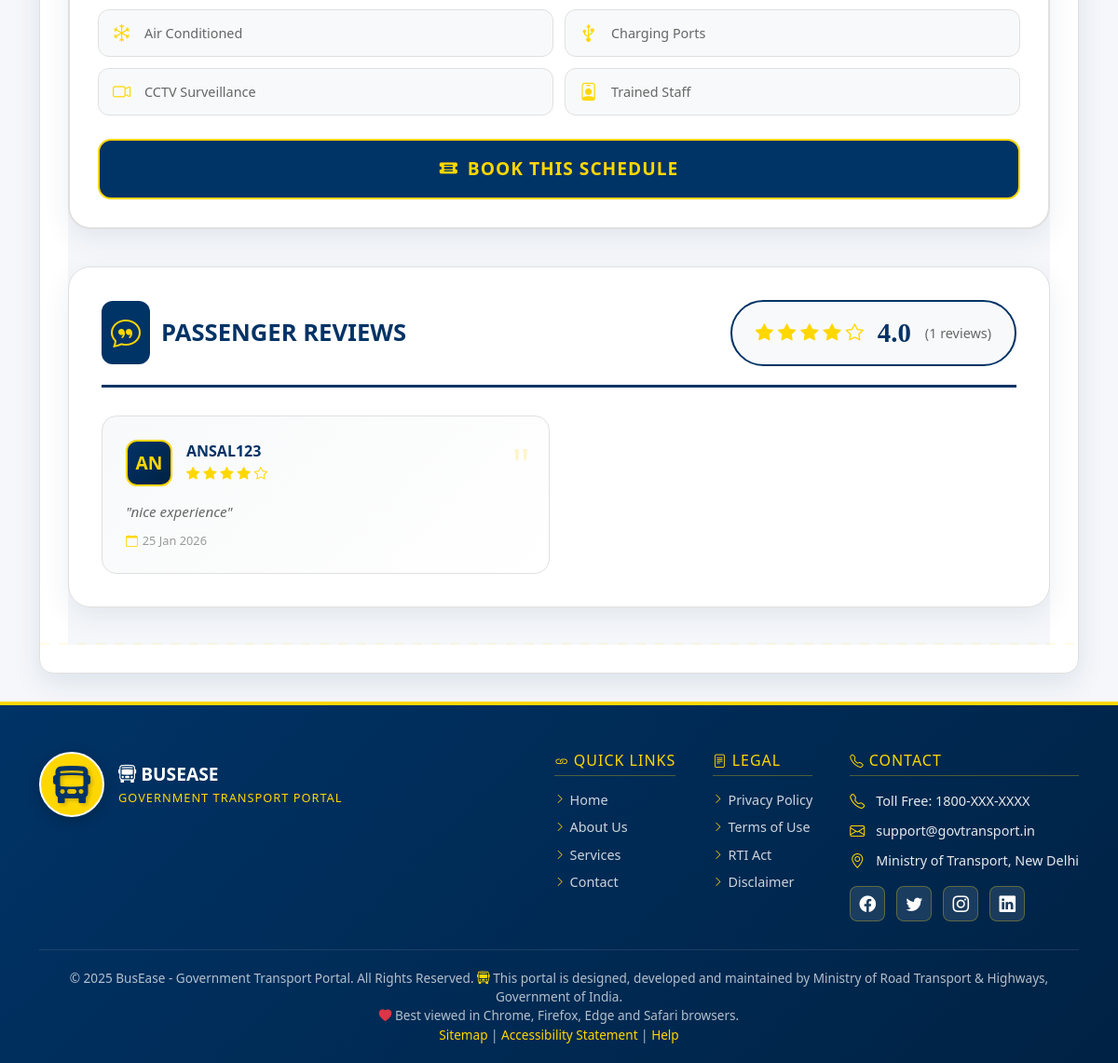
/traveller/bus/16/schedules/ (signed in, lower part), run on an earlier commit of the app's database.
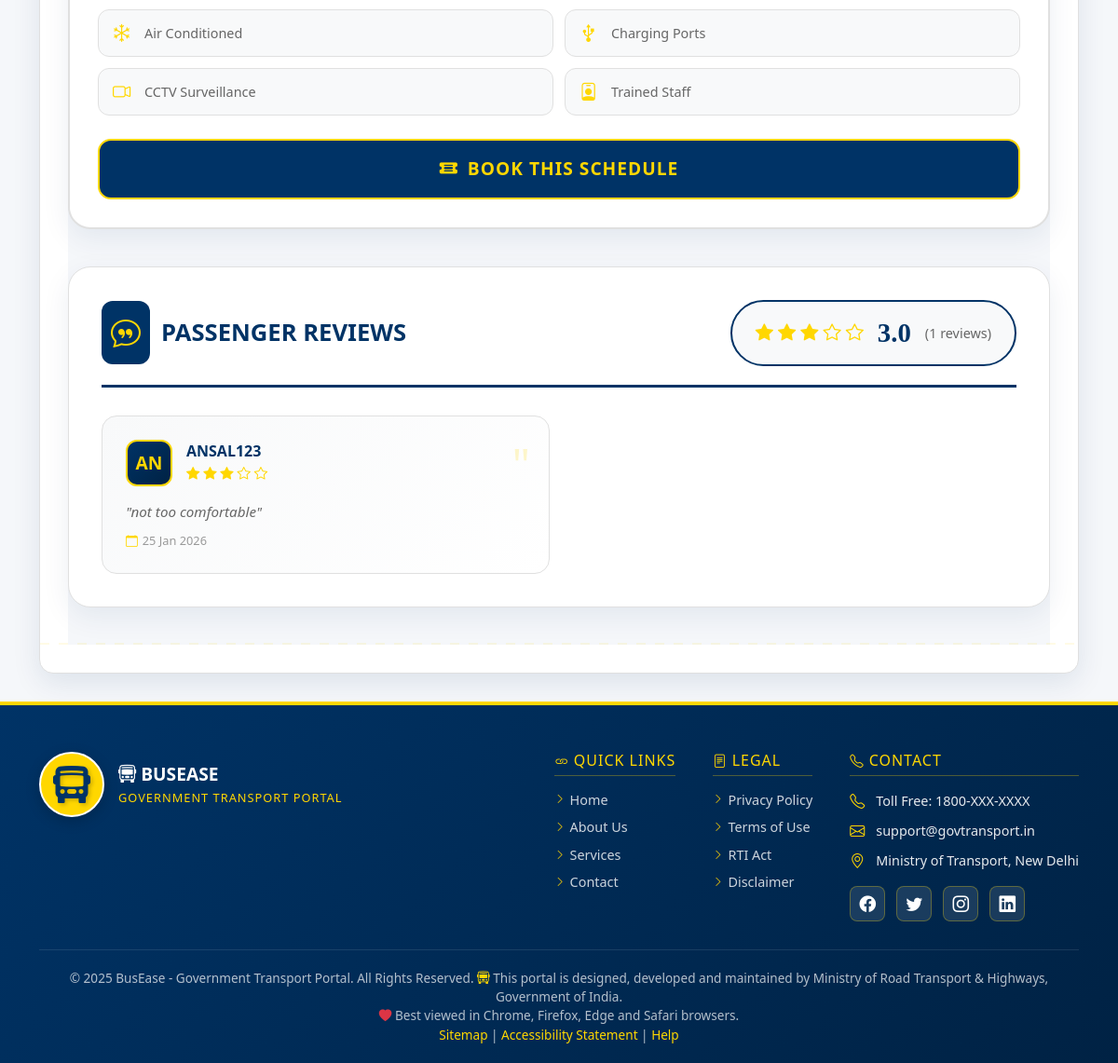
And on a later commit of the database.
### reviews/models.py (models this page shows, shortened)
class BusReview(models.Model):
    bus = models.ForeignKey(Bus, on_delete=models.CASCADE, related_name="reviews")
    traveller = models.ForeignKey(User, on_delete=models.CASCADE)
    rating = models.PositiveSmallIntegerField()
    comment = models.TextField()
    created_at = models.DateTimeField(auto_now_add=True)

### main/models.py (models this page shows, shortened)
class User(AbstractUser):
    ROLE_CHOICES = [
        ('admin', 'RTO Admin'),
        ('owner', 'Bus Owner'),
        ('traveller', 'Traveller'),
        ('conductor', 'Bus Conductor'),  # Add this line
    ]
    role = models.CharField(max_length=20, choices=ROLE_CHOICES, default='traveller')
    email = models.EmailField(blank=True, null=True)
    USERNAME_FIELD = 'username'
    REQUIRED_FIELDS = ['email']
    objects = UserManager()

### traveller/views.py (the view)
# urls.py: path('bus/<int:bus_id>/schedules/', views.view_schedules, name='view_schedules'),
@login_required
def view_schedules(request, bus_id):
    bus = get_object_or_404(Bus, id=bus_id, approved=True)
    schedules = BusSchedule.objects.filter(bus=bus)
    if not schedules.exists():
        messages.warning(request, "No schedules found for this bus.")
        return redirect("traveller_dashboard")
    reviews = BusReview.objects.filter(bus=bus).select_related("traveller")
    avg_rating = reviews.aggregate(Avg("rating"))["rating__avg"]
    return render(request, "traveller/view_schedules.html", {
        "bus": bus,
        "schedules": schedules,
        "reviews": reviews,
        "avg_rating": avg_rating,
    })

### traveller/templates/traveller/view_schedules.html (shortened to what this page needs)
{% extends 'base.html' %}
{% block content %}
<div class="gov-schedules-page">
  {% if schedules %}
    <div class="gov-schedules-grid">
      {% for schedule in schedules %}
        <div class="gov-schedule-card">
          <div class="gov-card-body">
            <div class="gov-features-grid">
              <div class="gov-feature-chip">
                <i class="bi bi-snow"></i>
                <span class="gov-feature-text">Air Conditioned</span>
              </div>
              <div class="gov-feature-chip">
                <i class="bi bi-usb-symbol"></i>
                <span class="gov-feature-text">Charging Ports</span>
              </div>
              <div class="gov-feature-chip">
                <i class="bi bi-camera-video"></i>
                <span class="gov-feature-text">CCTV Surveillance</span>
              </div>
              <div class="gov-feature-chip">
                <i class="bi bi-person-badge"></i>
                <span class="gov-feature-text">Trained Staff</span>
              </div>
            </div>
            <a href="{% url 'book_bus' schedule.id %}" class="gov-book-btn">
              <i class="bi bi-ticket-detailed-fill"></i> Book This Schedule
            </a>
          </div>
        </div>
      {% endfor %}
    </div>
  {% endif %}
  <div class="gov-reviews-section">
    <div class="gov-reviews-header">
      <div class="gov-reviews-title">
        <i class="bi bi-chat-quote"></i>
        <h3>Passenger Reviews</h3>
      </div>
      {% if avg_rating %}
        <div class="gov-rating-summary">
          <div class="gov-rating-stars">
            {% for i in "12345"|make_list %}
              {% if forloop.counter <= avg_rating %}
                <i class="bi bi-star-fill"></i>
              {% else %}
                <i class="bi bi-star"></i>
              {% endif %}
            {% endfor %}
          </div>
          <div class="gov-rating-number">{{ avg_rating|floatformat:1 }}</div>
          <div class="gov-rating-count">({{ reviews.count }} reviews)</div>
        </div>
      {% endif %}
    </div>
    <div class="gov-reviews-grid">
      {% for review in reviews %}
        <div class="gov-review-card">
          <div class="gov-review-quote">"</div>
          <div class="gov-review-header">
            <div class="gov-reviewer-avatar">
              {{ review.traveller.username|slice:":2"|upper }}
            </div>
            <div class="gov-reviewer-info">
              <h6>{{ review.traveller.username }}</h6>
              <div class="gov-review-stars">
                {% for i in "12345"|make_list %}
                  {% if forloop.counter <= review.rating %}
                    <i class="bi bi-star-fill"></i>
                  {% else %}
                    <i class="bi bi-star"></i>
                  {% endif %}
                {% endfor %}
              </div>
            </div>
          </div>
          <p class="gov-review-text">"{{ review.comment }}"</p>
          <div class="gov-review-date">
            <i class="bi bi-calendar"></i>
            {{ review.created_at|date:"d M Y" }}
          </div>
        </div>
      {% empty %}
        <div class="gov-no-reviews">
          <i class="bi bi-chat-square-text" style="font-size: 2rem; opacity: 0.5;"></i>
          <p class="mt-2">No reviews yet for this bus. Be the first to share your experience!</p>
        </div>
      {% endfor %}
    </div>
  </div>
</div>
{% endblock %}

What changed in the data, as far as the page shows it:
changed BusReview "AN": rating 4 → 3 (drawn); comment "nice experience" → "not too comfortable"
Also different on the page:
{{ avg_rating|floatformat:1 }}: "4.0" → "3.0"
